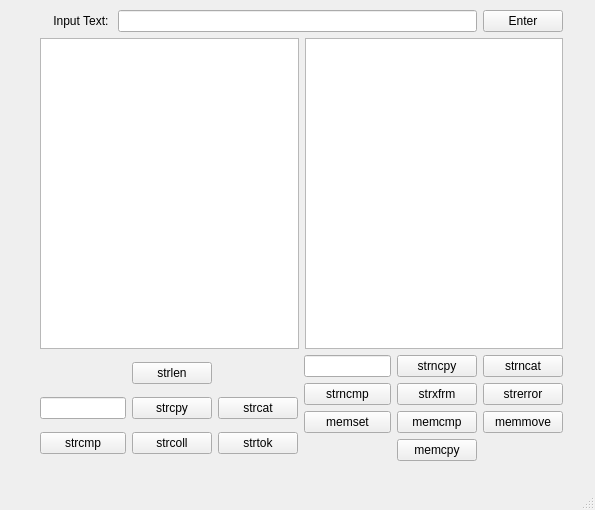
<?xml version="1.0" encoding="UTF-8"?>
<ui version="4.0">
 <class>MainWindow</class>
 <widget class="QMainWindow" name="MainWindow">
  <property name="geometry">
   <rect>
    <x>0</x>
    <y>0</y>
    <width>595</width>
    <height>510</height>
   </rect>
  </property>
  <property name="windowTitle">
   <string>MainWindow</string>
  </property>
  <widget class="QWidget" name="centralwidget">
   <widget class="QWidget" name="verticalLayoutWidget">
    <property name="geometry">
     <rect>
      <x>40</x>
      <y>10</y>
      <width>523</width>
      <height>451</height>
     </rect>
    </property>
    <layout class="QVBoxLayout" name="verticalLayout">
     <item>
      <layout class="QHBoxLayout" name="horizontalLayout_3">
       <item>
        <widget class="QLabel" name="label">
         <property name="text">
          <string>    Input Text: </string>
         </property>
        </widget>
       </item>
       <item>
        <widget class="QLineEdit" name="lineEdit"/>
       </item>
       <item>
        <widget class="QPushButton" name="pushButton">
         <property name="text">
          <string>Enter</string>
         </property>
        </widget>
       </item>
      </layout>
     </item>
     <item>
      <layout class="QHBoxLayout" name="horizontalLayout">
       <item>
        <widget class="QTextBrowser" name="textBrowser"/>
       </item>
       <item>
        <widget class="QTextBrowser" name="textBrowser_2"/>
       </item>
      </layout>
     </item>
     <item>
      <layout class="QHBoxLayout" name="horizontalLayout_2">
       <item>
        <layout class="QGridLayout" name="gridLayout_2">
         <item row="1" column="0">
          <widget class="QLineEdit" name="lineEdit_2"/>
         </item>
         <item row="1" column="1">
          <widget class="QPushButton" name="pushButton_2">
           <property name="toolTip">
            <string>&lt;html&gt;&lt;head/&gt;&lt;body&gt;&lt;p&gt;&lt;span style=&quot; font-family:'Courier New';&quot;&gt;char* strcpy( char* destptr, constchar* srcptr );&lt;br/&gt;&lt;/span&gt;Функция копирует Си-строку &lt;span style=&quot; font-family:'Courier New';&quot;&gt;srcptr&lt;/span&gt;, включая завершающий нулевой символ в строку назначения, на которую ссылается указатель &lt;span style=&quot; font-family:'Courier New';&quot;&gt;destptr&lt;/span&gt;.&lt;/p&gt;&lt;/body&gt;&lt;/html&gt;</string>
           </property>
           <property name="whatsThis">
            <string>&lt;html&gt;&lt;head/&gt;&lt;body&gt;&lt;p&gt;&lt;span style=&quot; font-family:'Courier New';&quot;&gt;char&lt;/span&gt;&lt;span style=&quot; font-family:'Courier New';&quot;&gt;* strcpy( char&lt;/span&gt;&lt;span style=&quot; font-family:'Courier New';&quot;&gt;* destptr, const&lt;/span&gt;&lt;span style=&quot; font-family:'Courier New';&quot;&gt;char&lt;/span&gt;&lt;span style=&quot; font-family:'Courier New';&quot;&gt;* srcptr );&lt;br/&gt;&lt;/span&gt;Функция копирует Си-строку &lt;span style=&quot; font-family:'Courier New';&quot;&gt;srcptr&lt;/span&gt;, включая завершающий нулевой символ в строку назначения, на которую ссылается указатель &lt;span style=&quot; font-family:'Courier New';&quot;&gt;destptr&lt;/span&gt;.&lt;/p&gt;&lt;/body&gt;&lt;/html&gt;</string>
           </property>
           <property name="text">
            <string>strcpy</string>
           </property>
          </widget>
         </item>
         <item row="0" column="1">
          <widget class="QPushButton" name="pushButton_12">
           <property name="toolTip">
            <string>&lt;html&gt;&lt;head/&gt;&lt;body&gt;&lt;p&gt;size_t strlen( const char * string );&lt;br/&gt;Длина Си-строки определяется по достижению нулевого символа  — нуль терминатор. Функция &lt;span style=&quot; font-family:'Courier New';&quot;&gt;strlen&lt;/span&gt; видит начало Си-строки  и начинает сначала считать количество символов (байтов, отводимых под каждый символ), этот процесс выполняется до тех пор, пока не будет достигнут завершающий нулевой символ.&lt;/p&gt;&lt;/body&gt;&lt;/html&gt;</string>
           </property>
           <property name="whatsThis">
            <string>&lt;html&gt;&lt;head/&gt;&lt;body&gt;&lt;p&gt;size_t strlen( const char * string );&lt;br/&gt;Длина Си-строки определяется по достижению нулевого символа  — нуль терминатор. Функция &lt;span style=&quot; font-family:'Courier New';&quot;&gt;strlen&lt;/span&gt; видит начало Си-строки  и начинает сначала считать количество символов (байтов, отводимых под каждый символ), этот процесс выполняется до тех пор, пока не будет достигнут завершающий нулевой символ.&lt;/p&gt;&lt;/body&gt;&lt;/html&gt;</string>
           </property>
           <property name="text">
            <string>strlen</string>
           </property>
          </widget>
         </item>
         <item row="2" column="2">
          <widget class="QPushButton" name="pushButton_10">
           <property name="toolTip">
            <string>&lt;html&gt;&lt;head/&gt;&lt;body&gt;&lt;p&gt;char * strtok( char * string, const char * delim );&lt;/p&gt;&lt;p&gt;Функция &lt;span style=&quot; font-family:'Courier New';&quot;&gt;strtok&lt;/span&gt; выполняет поиск лексем в строке &lt;span style=&quot; font-family:'Courier New';&quot;&gt;string&lt;/span&gt;. Последовательность вызовов этой функции разбивают строку &lt;span style=&quot; font-family:'Courier New';&quot;&gt;string&lt;/span&gt; на лексемы, которые представляют собой последовательности символов, разделенных символами разделителями.&lt;/p&gt;&lt;/body&gt;&lt;/html&gt;</string>
           </property>
           <property name="whatsThis">
            <string>&lt;html&gt;&lt;head/&gt;&lt;body&gt;&lt;p&gt;char * strtok( char * string, const char * delim );&lt;/p&gt;&lt;p&gt;Функция &lt;span style=&quot; font-family:'Courier New';&quot;&gt;strtok&lt;/span&gt; выполняет поиск лексем в строке &lt;span style=&quot; font-family:'Courier New';&quot;&gt;string&lt;/span&gt;. Последовательность вызовов этой функции разбивают строку &lt;span style=&quot; font-family:'Courier New';&quot;&gt;string&lt;/span&gt; на лексемы, которые представляют собой последовательности символов, разделенных символами разделителями.&lt;/p&gt;&lt;/body&gt;&lt;/html&gt;</string>
           </property>
           <property name="text">
            <string>strtok</string>
           </property>
          </widget>
         </item>
         <item row="2" column="1">
          <widget class="QPushButton" name="pushButton_8">
           <property name="toolTip">
            <string>&lt;html&gt;&lt;head/&gt;&lt;body&gt;&lt;p&gt;int strcmp( const char * string1, const char * string2 );&lt;/p&gt;&lt;p&gt;Эта функция сравнивает символы двух строк, &lt;span style=&quot; font-family:'Courier New';&quot;&gt;string1&lt;/span&gt; и &lt;span style=&quot; font-family:'Courier New';&quot;&gt;string2&lt;/span&gt;. Начиная с первых символов функция &lt;span style=&quot; font-family:'Courier New';&quot;&gt;strcmp&lt;/span&gt; сравнивает поочередно каждую пару символов, и продолжается это до тех пор, пока не будут найдены различные символы или не будет достигнут конец строки.&lt;/p&gt;&lt;/body&gt;&lt;/html&gt;</string>
           </property>
           <property name="whatsThis">
            <string>&lt;html&gt;&lt;head/&gt;&lt;body&gt;&lt;p&gt;int strcoll( const char * string1, const char * string2 );&lt;/p&gt;&lt;p&gt;Функция сравнивает строку &lt;span style=&quot; font-family:'Courier New';&quot;&gt;string1&lt;/span&gt; со строкой &lt;span style=&quot; font-family:'Courier New';&quot;&gt;string2&lt;/span&gt;, с учётом параметра &lt;span style=&quot; font-family:'Courier New';&quot;&gt;LC_COLLATE&lt;/span&gt;, текущей локали.&lt;br/&gt;Эта функция сравнивает символы каждой строки, начиная с первого. Если символы равны сравнение продолжится уже со следующей парой символов и так до тех пор, пока не будут найдены различные символы или не будет найден нулевой символ, сигнализирующий о конце строки.&lt;/p&gt;&lt;/body&gt;&lt;/html&gt;</string>
           </property>
           <property name="text">
            <string>strcoll</string>
           </property>
          </widget>
         </item>
         <item row="1" column="2">
          <widget class="QPushButton" name="pushButton_5">
           <property name="toolTip">
            <string>&lt;html&gt;&lt;head/&gt;&lt;body&gt;&lt;p&gt;char * strcat( char * destptr, const char * srcptr );&lt;/p&gt;&lt;p&gt;Объединение строк. Функция добавляет копию строки &lt;span style=&quot; font-family:'Courier New';&quot;&gt;srcptr&lt;/span&gt; в конец строки &lt;span style=&quot; font-family:'Courier New';&quot;&gt;destptr&lt;/span&gt;. Нулевой символ конца строки &lt;span style=&quot; font-family:'Courier New';&quot;&gt;destptr&lt;/span&gt; заменяется первым символом строки &lt;span style=&quot; font-family:'Courier New';&quot;&gt;srcptr&lt;/span&gt;, и новый нуль-символ добавляется в конец уже новой строки, сформированной объединением символов двух строк в строке &lt;span style=&quot; font-family:'Courier New';&quot;&gt;destptr&lt;/span&gt;.&lt;/p&gt;&lt;/body&gt;&lt;/html&gt;</string>
           </property>
           <property name="whatsThis">
            <string>&lt;html&gt;&lt;head/&gt;&lt;body&gt;&lt;p&gt;char * strcat( char * destptr, const char * srcptr );&lt;/p&gt;&lt;p&gt;Объединение строк. Функция добавляет копию строки &lt;span style=&quot; font-family:'Courier New';&quot;&gt;srcptr&lt;/span&gt; в конец строки &lt;span style=&quot; font-family:'Courier New';&quot;&gt;destptr&lt;/span&gt;. Нулевой символ конца строки &lt;span style=&quot; font-family:'Courier New';&quot;&gt;destptr&lt;/span&gt; заменяется первым символом строки &lt;span style=&quot; font-family:'Courier New';&quot;&gt;srcptr&lt;/span&gt;, и новый нуль-символ добавляется в конец уже новой строки, сформированной объединением символов двух строк в строке &lt;span style=&quot; font-family:'Courier New';&quot;&gt;destptr&lt;/span&gt;.&lt;/p&gt;&lt;/body&gt;&lt;/html&gt;</string>
           </property>
           <property name="text">
            <string>strcat</string>
           </property>
          </widget>
         </item>
         <item row="2" column="0">
          <widget class="QPushButton" name="pushButton_6">
           <property name="toolTip">
            <string>&lt;html&gt;&lt;head/&gt;&lt;body&gt;&lt;p&gt;int strcmp( const char * string1, const char * string2 );&lt;/p&gt;&lt;p&gt;Эта функция сравнивает символы двух строк, &lt;span style=&quot; font-family:'Courier New';&quot;&gt;string1&lt;/span&gt; и &lt;span style=&quot; font-family:'Courier New';&quot;&gt;string2&lt;/span&gt;. Начиная с первых символов функция &lt;span style=&quot; font-family:'Courier New';&quot;&gt;strcmp&lt;/span&gt; сравнивает поочередно каждую пару символов, и продолжается это до тех пор, пока не будут найдены различные символы или не будет достигнут конец строки.&lt;/p&gt;&lt;/body&gt;&lt;/html&gt;</string>
           </property>
           <property name="whatsThis">
            <string>&lt;html&gt;&lt;head/&gt;&lt;body&gt;&lt;p&gt;int strcmp( const char * string1, const char * string2 );&lt;/p&gt;&lt;p&gt;Эта функция сравнивает символы двух строк, &lt;span style=&quot; font-family:'Courier New';&quot;&gt;string1&lt;/span&gt; и &lt;span style=&quot; font-family:'Courier New';&quot;&gt;string2&lt;/span&gt;. Начиная с первых символов функция &lt;span style=&quot; font-family:'Courier New';&quot;&gt;strcmp&lt;/span&gt; сравнивает поочередно каждую пару символов, и продолжается это до тех пор, пока не будут найдены различные символы или не будет достигнут конец строки.&lt;/p&gt;&lt;/body&gt;&lt;/html&gt;</string>
           </property>
           <property name="text">
            <string>strcmp</string>
           </property>
          </widget>
         </item>
        </layout>
       </item>
       <item>
        <layout class="QGridLayout" name="gridLayout">
         <item row="0" column="0">
          <widget class="QLineEdit" name="lineEdit_4"/>
         </item>
         <item row="0" column="1">
          <widget class="QPushButton" name="pushButton_3">
           <property name="toolTip">
            <string>&lt;html&gt;&lt;head/&gt;&lt;body&gt;&lt;p&gt;char * strncpy( char * destptr, const char * srcptr, size_t num );&lt;/p&gt;&lt;p&gt;Функция копирует первые &lt;span style=&quot; font-family:'Courier New';&quot;&gt;num&lt;/span&gt; символов из строки &lt;span style=&quot; font-family:'Courier New';&quot;&gt;srcptr&lt;/span&gt; в строку &lt;span style=&quot; font-family:'Courier New';&quot;&gt;destptr&lt;/span&gt;. Если конец строки &lt;span style=&quot; font-family:'Courier New';&quot;&gt;srcptr&lt;/span&gt; (символ конца строки ) достигнут прежде, чем были скопированы &lt;span style=&quot; font-family:'Courier New';&quot;&gt;num&lt;/span&gt; символов, к скопированным символам в конец строки &lt;span style=&quot; font-family:'Courier New';&quot;&gt;destptr&lt;/span&gt; добавляется нуль-символ, после чего, строка считается скопированной.&lt;/p&gt;&lt;p&gt;Если же строка назначения окажется меньше &lt;span style=&quot; font-family:'Courier New';&quot;&gt;num&lt;/span&gt;, тогда скопируются символы, которые поместятся в &lt;span style=&quot; font-family:'Courier New';&quot;&gt;destptr&lt;/span&gt;, учитывая то, что в конце строки обязательно должен стоять символ конца строки.&lt;/p&gt;&lt;/body&gt;&lt;/html&gt;</string>
           </property>
           <property name="whatsThis">
            <string>&lt;html&gt;&lt;head/&gt;&lt;body&gt;&lt;p&gt;char * strncpy( char * destptr, const char * srcptr, size_t num );&lt;/p&gt;&lt;p&gt;Функция копирует первые &lt;span style=&quot; font-family:'Courier New';&quot;&gt;num&lt;/span&gt; символов из строки &lt;span style=&quot; font-family:'Courier New';&quot;&gt;srcptr&lt;/span&gt; в строку &lt;span style=&quot; font-family:'Courier New';&quot;&gt;destptr&lt;/span&gt;. Если конец строки &lt;span style=&quot; font-family:'Courier New';&quot;&gt;srcptr&lt;/span&gt; (символ конца строки ) достигнут прежде, чем были скопированы &lt;span style=&quot; font-family:'Courier New';&quot;&gt;num&lt;/span&gt; символов, к скопированным символам в конец строки &lt;span style=&quot; font-family:'Courier New';&quot;&gt;destptr&lt;/span&gt; добавляется нуль-символ, после чего, строка считается скопированной.&lt;/p&gt;&lt;p&gt;Если же строка назначения окажется меньше &lt;span style=&quot; font-family:'Courier New';&quot;&gt;num&lt;/span&gt;, тогда скопируются символы, которые поместятся в &lt;span style=&quot; font-family:'Courier New';&quot;&gt;destptr&lt;/span&gt;, учитывая то, что в конце строки обязательно должен стоять символ конца строки.&lt;/p&gt;&lt;/body&gt;&lt;/html&gt;</string>
           </property>
           <property name="text">
            <string>strncpy</string>
           </property>
          </widget>
         </item>
         <item row="0" column="2">
          <widget class="QPushButton" name="pushButton_4">
           <property name="toolTip">
            <string>&lt;html&gt;&lt;head/&gt;&lt;body&gt;&lt;p&gt;char *strncat(char *str1, const char *str2, size_t count)&lt;/p&gt;&lt;p&gt;Функция strncat() добавляет к строке, на которую указывает str1, не более count символов из строки, на которую указывает str2. В конце модифицированной строки str1 функция ставит нуле­вой символ. Нулевой символ, первоначально завершавший строку str1, замещается первым симво­лом строки str2. Строка str2 остается в первоначальном виде.Функция strncat() возвращает указатель str1.&lt;/p&gt;&lt;/body&gt;&lt;/html&gt;</string>
           </property>
           <property name="whatsThis">
            <string>&lt;html&gt;&lt;head/&gt;&lt;body&gt;&lt;p&gt;char *strncat(char *str1, const char *str2, size_t count)&lt;/p&gt;&lt;p&gt;Функция strncat() добавляет к строке, на которую указывает str1, не более count символов из строки, на которую указывает str2. В конце модифицированной строки str1 функция ставит нуле­вой символ. Нулевой символ, первоначально завершавший строку str1, замещается первым симво­лом строки str2. Строка str2 остается в первоначальном виде.Функция strncat() возвращает указатель str1.&lt;/p&gt;&lt;/body&gt;&lt;/html&gt;</string>
           </property>
           <property name="text">
            <string>strncat</string>
           </property>
          </widget>
         </item>
         <item row="2" column="1">
          <widget class="QPushButton" name="pushButton_14">
           <property name="toolTip">
            <string>&lt;html&gt;&lt;head/&gt;&lt;body&gt;&lt;p&gt;int memcmp(const void *buf1, const void *buf2, size_t count)&lt;/p&gt;&lt;p&gt;Функция memcmp() сравнивает первые count символов массивов, на которые указывают buf1 и buf2. Сравнение производится лексикографически. Функция memcmp() возвращает целое число&lt;/p&gt;&lt;/body&gt;&lt;/html&gt;</string>
           </property>
           <property name="whatsThis">
            <string>&lt;html&gt;&lt;head/&gt;&lt;body&gt;&lt;p&gt;int memcmp(const void *buf1, const void *buf2, size_t count)&lt;/p&gt;&lt;p&gt;Функция memcmp() сравнивает первые count символов массивов, на которые указывают buf1 и buf2. Сравнение производится лексикографически. Функция memcmp() возвращает целое число&lt;/p&gt;&lt;/body&gt;&lt;/html&gt;</string>
           </property>
           <property name="text">
            <string>memcmp</string>
           </property>
          </widget>
         </item>
         <item row="3" column="1">
          <widget class="QPushButton" name="pushButton_16">
           <property name="toolTip">
            <string>&lt;html&gt;&lt;head/&gt;&lt;body&gt;&lt;p&gt;void * memcpy( void * destptr, const void * srcptr, size_t num );&lt;/p&gt;&lt;p&gt;Функция &lt;span style=&quot; font-family:'Courier New';&quot;&gt;memcpy&lt;/span&gt; копирует &lt;span style=&quot; font-family:'Courier New';&quot;&gt;num&lt;/span&gt; байтов первого блока памяти, на который ссылается указатель &lt;span style=&quot; font-family:'Courier New';&quot;&gt;srcptr&lt;/span&gt;, во второй блок памяти, на который ссылается указатель &lt;span style=&quot; font-family:'Courier New';&quot;&gt;destptr&lt;/span&gt;.&lt;/p&gt;&lt;/body&gt;&lt;/html&gt;</string>
           </property>
           <property name="whatsThis">
            <string>&lt;html&gt;&lt;head/&gt;&lt;body&gt;&lt;p&gt;void * memcpy( void * destptr, const void * srcptr, size_t num );&lt;/p&gt;&lt;p&gt;Функция &lt;span style=&quot; font-family:'Courier New';&quot;&gt;memcpy&lt;/span&gt; копирует &lt;span style=&quot; font-family:'Courier New';&quot;&gt;num&lt;/span&gt; байтов первого блока памяти, на который ссылается указатель &lt;span style=&quot; font-family:'Courier New';&quot;&gt;srcptr&lt;/span&gt;, во второй блок памяти, на который ссылается указатель &lt;span style=&quot; font-family:'Courier New';&quot;&gt;destptr&lt;/span&gt;.&lt;/p&gt;&lt;/body&gt;&lt;/html&gt;</string>
           </property>
           <property name="text">
            <string>memcpy</string>
           </property>
          </widget>
         </item>
         <item row="1" column="2">
          <widget class="QPushButton" name="pushButton_11">
           <property name="toolTip">
            <string>&lt;html&gt;&lt;head/&gt;&lt;body&gt;&lt;p&gt;char *strerror(int num)&lt;/p&gt;&lt;p&gt;Функция strerror() возвращает указатель на сообщение об ошибке, связанное с номером ошибки.&lt;/p&gt;&lt;/body&gt;&lt;/html&gt;</string>
           </property>
           <property name="whatsThis">
            <string>&lt;html&gt;&lt;head/&gt;&lt;body&gt;&lt;p&gt;char *strerror(int num)&lt;/p&gt;&lt;p&gt;Функция strerror() возвращает указатель на сообщение об ошибке, связанное с номером ошибки.&lt;/p&gt;&lt;/body&gt;&lt;/html&gt;</string>
           </property>
           <property name="text">
            <string>strerror</string>
           </property>
          </widget>
         </item>
         <item row="2" column="0">
          <widget class="QPushButton" name="pushButton_13">
           <property name="toolTip">
            <string>&lt;html&gt;&lt;head/&gt;&lt;body&gt;&lt;p&gt;&lt;span style=&quot; font-family:'Courier New';&quot;&gt;void* memset( void* memptr, intval, size_tnum );&lt;/span&gt;&lt;/p&gt;&lt;p&gt;Функция &lt;span style=&quot; font-family:'Courier New';&quot;&gt;memset&lt;/span&gt; заполняет &lt;span style=&quot; font-family:'Courier New';&quot;&gt;num&lt;/span&gt; байтов блока памяти, через указатель &lt;span style=&quot; font-family:'Courier New';&quot;&gt;memptr&lt;/span&gt;. Код заполняемого символа передаётся в функцию через параметр &lt;span style=&quot; font-family:'Courier New';&quot;&gt;val&lt;/span&gt;.&lt;/p&gt;&lt;/body&gt;&lt;/html&gt;</string>
           </property>
           <property name="whatsThis">
            <string>&lt;html&gt;&lt;head/&gt;&lt;body&gt;&lt;p&gt;&lt;span style=&quot; font-family:'Courier New';&quot;&gt;void&lt;/span&gt;&lt;span style=&quot; font-family:'Courier New';&quot;&gt;* memset( void&lt;/span&gt;&lt;span style=&quot; font-family:'Courier New';&quot;&gt;* memptr, int&lt;/span&gt;&lt;span style=&quot; font-family:'Courier New';&quot;&gt;val, size_t&lt;/span&gt;&lt;span style=&quot; font-family:'Courier New';&quot;&gt;num );&lt;/span&gt;&lt;/p&gt;&lt;p&gt;Функция &lt;span style=&quot; font-family:'Courier New';&quot;&gt;memset&lt;/span&gt; заполняет &lt;span style=&quot; font-family:'Courier New';&quot;&gt;num&lt;/span&gt; байтов блока памяти, через указатель &lt;span style=&quot; font-family:'Courier New';&quot;&gt;memptr&lt;/span&gt;. Код заполняемого символа передаётся в функцию через параметр &lt;span style=&quot; font-family:'Courier New';&quot;&gt;val&lt;/span&gt;.&lt;/p&gt;&lt;/body&gt;&lt;/html&gt;</string>
           </property>
           <property name="text">
            <string>memset</string>
           </property>
          </widget>
         </item>
         <item row="1" column="0">
          <widget class="QPushButton" name="pushButton_7">
           <property name="toolTip">
            <string>&lt;html&gt;&lt;head/&gt;&lt;body&gt;&lt;p&gt;int strncmp( const char * string1, const char * string2, size_t num );&lt;/p&gt;&lt;p&gt;Функция сравнивает первые &lt;span style=&quot; font-family:'Courier New';&quot;&gt;num&lt;/span&gt; символов строки &lt;span style=&quot; font-family:'Courier New';&quot;&gt;string1&lt;/span&gt; с первыми &lt;span style=&quot; font-family:'Courier New';&quot;&gt;num&lt;/span&gt; символами строки &lt;span style=&quot; font-family:'Courier New';&quot;&gt;string2&lt;/span&gt;.&lt;br/&gt;Эта функция начинает сравнивать первый символ каждой строки. Если они равны, &lt;span style=&quot; font-family:'Courier New';&quot;&gt;strncmp&lt;/span&gt; продолжает сравнивать  следующие пары символов, пока не будут найдены различные символы или пока не будет достигнут конец строки.&lt;/p&gt;&lt;/body&gt;&lt;/html&gt;</string>
           </property>
           <property name="whatsThis">
            <string>&lt;html&gt;&lt;head/&gt;&lt;body&gt;&lt;p&gt;int strncmp( const char * string1, const char * string2, size_t num );&lt;/p&gt;&lt;p&gt;Функция сравнивает первые &lt;span style=&quot; font-family:'Courier New';&quot;&gt;num&lt;/span&gt; символов строки &lt;span style=&quot; font-family:'Courier New';&quot;&gt;string1&lt;/span&gt; с первыми &lt;span style=&quot; font-family:'Courier New';&quot;&gt;num&lt;/span&gt; символами строки &lt;span style=&quot; font-family:'Courier New';&quot;&gt;string2&lt;/span&gt;.&lt;br/&gt;Эта функция начинает сравнивать первый символ каждой строки. Если они равны, &lt;span style=&quot; font-family:'Courier New';&quot;&gt;strncmp&lt;/span&gt; продолжает сравнивать  следующие пары символов, пока не будут найдены различные символы или пока не будет достигнут конец строки.&lt;/p&gt;&lt;/body&gt;&lt;/html&gt;</string>
           </property>
           <property name="text">
            <string>strncmp</string>
           </property>
          </widget>
         </item>
         <item row="1" column="1">
          <widget class="QPushButton" name="pushButton_9">
           <property name="toolTip">
            <string>&lt;html&gt;&lt;head/&gt;&lt;body&gt;&lt;p&gt;size_t *strxfrm(char *dest, const char *source, size_t count)&lt;/p&gt;&lt;p&gt;Функция strxfrm() используется для копирования до count символов содержимого строки, на которую указывает source, в строку, на которую указывает dest. Аргумент source должен быть указателем на строку, оканчивающуюся нулевым символом. В процессе копирования любые национальные символы преобразуются в формат, характерный для конкретной страны. Функция strncpy() возвращает указатель на dest. &lt;/p&gt;&lt;/body&gt;&lt;/html&gt;</string>
           </property>
           <property name="whatsThis">
            <string>&lt;html&gt;&lt;head/&gt;&lt;body&gt;&lt;p&gt;size_t *strxfrm(char *dest, const char *source, size_t count)&lt;/p&gt;&lt;p&gt;Функция strxfrm() используется для копирования до count символов содержимого строки, на которую указывает source, в строку, на которую указывает dest. Аргумент source должен быть указателем на строку, оканчивающуюся нулевым символом. В процессе копирования любые национальные символы преобразуются в формат, характерный для конкретной страны. Функция strncpy() возвращает указатель на dest. &lt;/p&gt;&lt;/body&gt;&lt;/html&gt;</string>
           </property>
           <property name="text">
            <string>strxfrm</string>
           </property>
          </widget>
         </item>
         <item row="2" column="2">
          <widget class="QPushButton" name="pushButton_15">
           <property name="toolTip">
            <string>&lt;html&gt;&lt;head/&gt;&lt;body&gt;&lt;p&gt;void *memmove(void *dest, const void *source, size_t count)&lt;/p&gt;&lt;p&gt;Функция memmove() копирует count символов из массива, на который указывает source, в мас­сив, на который указывает dest.&lt;/p&gt;&lt;/body&gt;&lt;/html&gt;</string>
           </property>
           <property name="whatsThis">
            <string>&lt;html&gt;&lt;head/&gt;&lt;body&gt;&lt;p&gt;void *memmove(void *dest, const void *source, size_t count)&lt;/p&gt;&lt;p&gt;Функция memmove() копирует count символов из массива, на который указывает source, в мас­сив, на который указывает dest.&lt;/p&gt;&lt;/body&gt;&lt;/html&gt;</string>
           </property>
           <property name="text">
            <string>memmove</string>
           </property>
          </widget>
         </item>
        </layout>
       </item>
      </layout>
     </item>
    </layout>
   </widget>
  </widget>
  <widget class="QMenuBar" name="menubar">
   <property name="geometry">
    <rect>
     <x>0</x>
     <y>0</y>
     <width>595</width>
     <height>25</height>
    </rect>
   </property>
  </widget>
  <widget class="QStatusBar" name="statusbar"/>
 </widget>
 <resources/>
 <connections/>
</ui>
